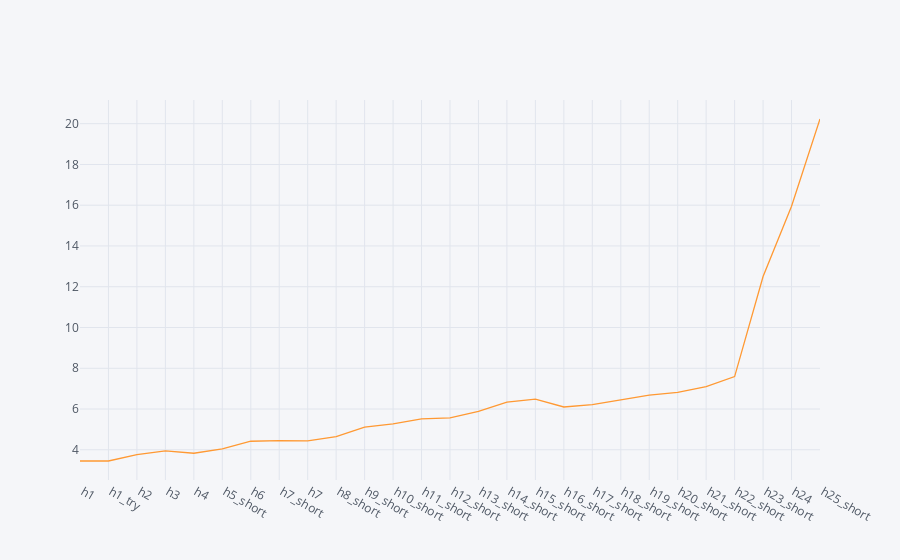

The code cell stored with this chart in its notebook:
### Code cell
smooth_df.iplot(kind='scatter', x='ID', y='Velocity_at_Contact_Frame')

### Figure 1 — Plotly figure (JSON) as saved in the notebook; plotly's stock layout.template omitted (floating-point values rounded to 4 significant figures)
{"data": [{"line": {"color": "rgba(255, 153, 51, 1.0)", "dash": "solid", "shape": "linear", "width": 1.3}, "mode": "lines", "name": "Velocity_at_Contact_Frame", "text": "", "type": "scatter", "x": [" h1", " h1_try", " h2", " h3", " h4", " h5_short", " h6", " h7_short", " h7", " h8_short", " h9_short", " h10_short", " h11_short", " h12_short", " h13_short", " h14_short", " h15_short", " h16_short", " h17_short", " h18_short", " h19_short", " h20_short", " h21_short", " h22_short", " h23_short", " h24", " h25_short"], "y": [3.45, 3.45, 3.76, 3.95, 3.83, 4.04, 4.42, 4.45, 4.44, 4.65, 5.11, 5.27, 5.52, 5.57, 5.88, 6.34, 6.49, 6.1, 6.22, 6.45, 6.68, 6.82, 7.1, 7.59, 12.5, 15.95, 20.23]}], "layout": {"legend": {"bgcolor": "#F5F6F9", "font": {"color": "#4D5663"}}, "paper_bgcolor": "#F5F6F9", "plot_bgcolor": "#F5F6F9", "title": {"font": {"color": "#4D5663"}}, "xaxis": {"gridcolor": "#E1E5ED", "showgrid": true, "tickfont": {"color": "#4D5663"}, "title": {"font": {"color": "#4D5663"}, "text": ""}, "zerolinecolor": "#E1E5ED"}, "yaxis": {"gridcolor": "#E1E5ED", "showgrid": true, "tickfont": {"color": "#4D5663"}, "title": {"font": {"color": "#4D5663"}, "text": ""}, "zerolinecolor": "#E1E5ED"}}}
